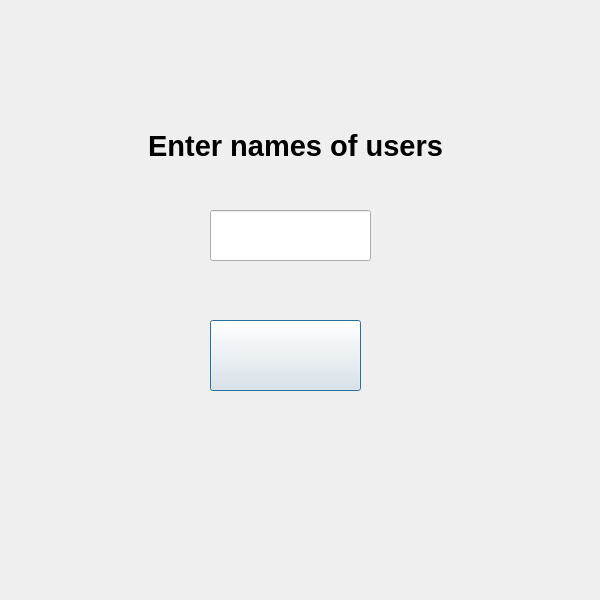
<?xml version="1.0" encoding="UTF-8"?>
<ui version="4.0">
 <class>enterName</class>
 <widget class="QWidget" name="enterName">
  <property name="geometry">
   <rect>
    <x>0</x>
    <y>0</y>
    <width>600</width>
    <height>600</height>
   </rect>
  </property>
  <property name="windowTitle">
   <string>Form</string>
  </property>
  <widget class="QLabel" name="label">
   <property name="geometry">
    <rect>
     <x>110</x>
     <y>100</y>
     <width>371</width>
     <height>91</height>
    </rect>
   </property>
   <property name="font">
    <font>
     <pointsize>22</pointsize>
     <bold>true</bold>
    </font>
   </property>
   <property name="text">
    <string>Enter names of users</string>
   </property>
   <property name="alignment">
    <set>Qt::AlignCenter</set>
   </property>
  </widget>
  <widget class="QLineEdit" name="lineEdit">
   <property name="geometry">
    <rect>
     <x>210</x>
     <y>210</y>
     <width>161</width>
     <height>51</height>
    </rect>
   </property>
   <property name="font">
    <font>
     <pointsize>11</pointsize>
     <bold>true</bold>
    </font>
   </property>
   <property name="alignment">
    <set>Qt::AlignCenter</set>
   </property>
  </widget>
  <widget class="QPushButton" name="pushButton">
   <property name="geometry">
    <rect>
     <x>210</x>
     <y>320</y>
     <width>151</width>
     <height>71</height>
    </rect>
   </property>
   <property name="text">
    <string/>
   </property>
   <property name="autoDefault">
    <bool>true</bool>
   </property>
   <property name="default">
    <bool>true</bool>
   </property>
  </widget>
  <widget class="QLabel" name="label_2">
   <property name="geometry">
    <rect>
     <x>210</x>
     <y>470</y>
     <width>151</width>
     <height>21</height>
    </rect>
   </property>
   <property name="palette">
    <palette>
     <active>
      <colorrole role="WindowText">
       <brush brushstyle="SolidPattern">
        <color alpha="255">
         <red>0</red>
         <green>0</green>
         <blue>0</blue>
        </color>
       </brush>
      </colorrole>
      <colorrole role="Button">
       <brush brushstyle="SolidPattern">
        <color alpha="255">
         <red>44</red>
         <green>240</green>
         <blue>0</blue>
        </color>
       </brush>
      </colorrole>
      <colorrole role="Light">
       <brush brushstyle="SolidPattern">
        <color alpha="255">
         <red>132</red>
         <green>255</green>
         <blue>105</blue>
        </color>
       </brush>
      </colorrole>
      <colorrole role="Midlight">
       <brush brushstyle="SolidPattern">
        <color alpha="255">
         <red>88</red>
         <green>247</green>
         <blue>52</blue>
        </color>
       </brush>
      </colorrole>
      <colorrole role="Dark">
       <brush brushstyle="SolidPattern">
        <color alpha="255">
         <red>22</red>
         <green>120</green>
         <blue>0</blue>
        </color>
       </brush>
      </colorrole>
      <colorrole role="Mid">
       <brush brushstyle="SolidPattern">
        <color alpha="255">
         <red>29</red>
         <green>160</green>
         <blue>0</blue>
        </color>
       </brush>
      </colorrole>
      <colorrole role="Text">
       <brush brushstyle="SolidPattern">
        <color alpha="255">
         <red>0</red>
         <green>0</green>
         <blue>0</blue>
        </color>
       </brush>
      </colorrole>
      <colorrole role="BrightText">
       <brush brushstyle="SolidPattern">
        <color alpha="255">
         <red>255</red>
         <green>255</green>
         <blue>255</blue>
        </color>
       </brush>
      </colorrole>
      <colorrole role="ButtonText">
       <brush brushstyle="SolidPattern">
        <color alpha="255">
         <red>0</red>
         <green>0</green>
         <blue>0</blue>
        </color>
       </brush>
      </colorrole>
      <colorrole role="Base">
       <brush brushstyle="SolidPattern">
        <color alpha="255">
         <red>255</red>
         <green>255</green>
         <blue>255</blue>
        </color>
       </brush>
      </colorrole>
      <colorrole role="Window">
       <brush brushstyle="SolidPattern">
        <color alpha="255">
         <red>44</red>
         <green>240</green>
         <blue>0</blue>
        </color>
       </brush>
      </colorrole>
      <colorrole role="Shadow">
       <brush brushstyle="SolidPattern">
        <color alpha="255">
         <red>0</red>
         <green>0</green>
         <blue>0</blue>
        </color>
       </brush>
      </colorrole>
      <colorrole role="AlternateBase">
       <brush brushstyle="SolidPattern">
        <color alpha="255">
         <red>149</red>
         <green>247</green>
         <blue>127</blue>
        </color>
       </brush>
      </colorrole>
      <colorrole role="ToolTipBase">
       <brush brushstyle="SolidPattern">
        <color alpha="255">
         <red>255</red>
         <green>255</green>
         <blue>220</blue>
        </color>
       </brush>
      </colorrole>
      <colorrole role="ToolTipText">
       <brush brushstyle="SolidPattern">
        <color alpha="255">
         <red>0</red>
         <green>0</green>
         <blue>0</blue>
        </color>
       </brush>
      </colorrole>
      <colorrole role="PlaceholderText">
       <brush brushstyle="SolidPattern">
        <color alpha="127">
         <red>0</red>
         <green>0</green>
         <blue>0</blue>
        </color>
       </brush>
      </colorrole>
     </active>
     <inactive>
      <colorrole role="WindowText">
       <brush brushstyle="SolidPattern">
        <color alpha="255">
         <red>0</red>
         <green>0</green>
         <blue>0</blue>
        </color>
       </brush>
      </colorrole>
      <colorrole role="Button">
       <brush brushstyle="SolidPattern">
        <color alpha="255">
         <red>240</red>
         <green>240</green>
         <blue>240</blue>
        </color>
       </brush>
      </colorrole>
      <colorrole role="Light">
       <brush brushstyle="SolidPattern">
        <color alpha="255">
         <red>255</red>
         <green>255</green>
         <blue>255</blue>
        </color>
       </brush>
      </colorrole>
      <colorrole role="Midlight">
       <brush brushstyle="SolidPattern">
        <color alpha="255">
         <red>227</red>
         <green>227</green>
         <blue>227</blue>
        </color>
       </brush>
      </colorrole>
      <colorrole role="Dark">
       <brush brushstyle="SolidPattern">
        <color alpha="255">
         <red>160</red>
         <green>160</green>
         <blue>160</blue>
        </color>
       </brush>
      </colorrole>
      <colorrole role="Mid">
       <brush brushstyle="SolidPattern">
        <color alpha="255">
         <red>160</red>
         <green>160</green>
         <blue>160</blue>
        </color>
       </brush>
      </colorrole>
      <colorrole role="Text">
       <brush brushstyle="SolidPattern">
        <color alpha="255">
         <red>0</red>
         <green>0</green>
         <blue>0</blue>
        </color>
       </brush>
      </colorrole>
      <colorrole role="BrightText">
       <brush brushstyle="SolidPattern">
        <color alpha="255">
         <red>255</red>
         <green>255</green>
         <blue>255</blue>
        </color>
       </brush>
      </colorrole>
      <colorrole role="ButtonText">
       <brush brushstyle="SolidPattern">
        <color alpha="255">
         <red>0</red>
         <green>0</green>
         <blue>0</blue>
        </color>
       </brush>
      </colorrole>
      <colorrole role="Base">
       <brush brushstyle="SolidPattern">
        <color alpha="255">
         <red>255</red>
         <green>255</green>
         <blue>255</blue>
        </color>
       </brush>
      </colorrole>
      <colorrole role="Window">
       <brush brushstyle="SolidPattern">
        <color alpha="255">
         <red>240</red>
         <green>240</green>
         <blue>240</blue>
        </color>
       </brush>
      </colorrole>
      <colorrole role="Shadow">
       <brush brushstyle="SolidPattern">
        <color alpha="255">
         <red>105</red>
         <green>105</green>
         <blue>105</blue>
        </color>
       </brush>
      </colorrole>
      <colorrole role="AlternateBase">
       <brush brushstyle="SolidPattern">
        <color alpha="255">
         <red>245</red>
         <green>245</green>
         <blue>245</blue>
        </color>
       </brush>
      </colorrole>
      <colorrole role="ToolTipBase">
       <brush brushstyle="SolidPattern">
        <color alpha="255">
         <red>255</red>
         <green>255</green>
         <blue>220</blue>
        </color>
       </brush>
      </colorrole>
      <colorrole role="ToolTipText">
       <brush brushstyle="SolidPattern">
        <color alpha="255">
         <red>0</red>
         <green>0</green>
         <blue>0</blue>
        </color>
       </brush>
      </colorrole>
      <colorrole role="PlaceholderText">
       <brush brushstyle="SolidPattern">
        <color alpha="128">
         <red>0</red>
         <green>0</green>
         <blue>0</blue>
        </color>
       </brush>
      </colorrole>
     </inactive>
     <disabled>
      <colorrole role="WindowText">
       <brush brushstyle="SolidPattern">
        <color alpha="255">
         <red>22</red>
         <green>120</green>
         <blue>0</blue>
        </color>
       </brush>
      </colorrole>
      <colorrole role="Button">
       <brush brushstyle="SolidPattern">
        <color alpha="255">
         <red>44</red>
         <green>240</green>
         <blue>0</blue>
        </color>
       </brush>
      </colorrole>
      <colorrole role="Light">
       <brush brushstyle="SolidPattern">
        <color alpha="255">
         <red>132</red>
         <green>255</green>
         <blue>105</blue>
        </color>
       </brush>
      </colorrole>
      <colorrole role="Midlight">
       <brush brushstyle="SolidPattern">
        <color alpha="255">
         <red>88</red>
         <green>247</green>
         <blue>52</blue>
        </color>
       </brush>
      </colorrole>
      <colorrole role="Dark">
       <brush brushstyle="SolidPattern">
        <color alpha="255">
         <red>22</red>
         <green>120</green>
         <blue>0</blue>
        </color>
       </brush>
      </colorrole>
      <colorrole role="Mid">
       <brush brushstyle="SolidPattern">
        <color alpha="255">
         <red>29</red>
         <green>160</green>
         <blue>0</blue>
        </color>
       </brush>
      </colorrole>
      <colorrole role="Text">
       <brush brushstyle="SolidPattern">
        <color alpha="255">
         <red>22</red>
         <green>120</green>
         <blue>0</blue>
        </color>
       </brush>
      </colorrole>
      <colorrole role="BrightText">
       <brush brushstyle="SolidPattern">
        <color alpha="255">
         <red>255</red>
         <green>255</green>
         <blue>255</blue>
        </color>
       </brush>
      </colorrole>
      <colorrole role="ButtonText">
       <brush brushstyle="SolidPattern">
        <color alpha="255">
         <red>22</red>
         <green>120</green>
         <blue>0</blue>
        </color>
       </brush>
      </colorrole>
      <colorrole role="Base">
       <brush brushstyle="SolidPattern">
        <color alpha="255">
         <red>44</red>
         <green>240</green>
         <blue>0</blue>
        </color>
       </brush>
      </colorrole>
      <colorrole role="Window">
       <brush brushstyle="SolidPattern">
        <color alpha="255">
         <red>44</red>
         <green>240</green>
         <blue>0</blue>
        </color>
       </brush>
      </colorrole>
      <colorrole role="Shadow">
       <brush brushstyle="SolidPattern">
        <color alpha="255">
         <red>0</red>
         <green>0</green>
         <blue>0</blue>
        </color>
       </brush>
      </colorrole>
      <colorrole role="AlternateBase">
       <brush brushstyle="SolidPattern">
        <color alpha="255">
         <red>245</red>
         <green>245</green>
         <blue>245</blue>
        </color>
       </brush>
      </colorrole>
      <colorrole role="ToolTipBase">
       <brush brushstyle="SolidPattern">
        <color alpha="255">
         <red>255</red>
         <green>255</green>
         <blue>220</blue>
        </color>
       </brush>
      </colorrole>
      <colorrole role="ToolTipText">
       <brush brushstyle="SolidPattern">
        <color alpha="255">
         <red>0</red>
         <green>0</green>
         <blue>0</blue>
        </color>
       </brush>
      </colorrole>
      <colorrole role="PlaceholderText">
       <brush brushstyle="SolidPattern">
        <color alpha="128">
         <red>0</red>
         <green>0</green>
         <blue>0</blue>
        </color>
       </brush>
      </colorrole>
     </disabled>
    </palette>
   </property>
   <property name="font">
    <font>
     <bold>true</bold>
    </font>
   </property>
   <property name="text">
    <string/>
   </property>
   <property name="alignment">
    <set>Qt::AlignCenter</set>
   </property>
  </widget>
  <widget class="QLabel" name="label_3">
   <property name="geometry">
    <rect>
     <x>210</x>
     <y>430</y>
     <width>151</width>
     <height>21</height>
    </rect>
   </property>
   <property name="font">
    <font>
     <bold>true</bold>
    </font>
   </property>
   <property name="text">
    <string/>
   </property>
   <property name="alignment">
    <set>Qt::AlignCenter</set>
   </property>
  </widget>
  <widget class="QLabel" name="label_4">
   <property name="geometry">
    <rect>
     <x>0</x>
     <y>0</y>
     <width>590</width>
     <height>590</height>
    </rect>
   </property>
   <property name="text">
    <string/>
   </property>
  </widget>
  <zorder>label_4</zorder>
  <zorder>label</zorder>
  <zorder>lineEdit</zorder>
  <zorder>pushButton</zorder>
  <zorder>label_2</zorder>
  <zorder>label_3</zorder>
 </widget>
 <resources/>
 <connections/>
</ui>
